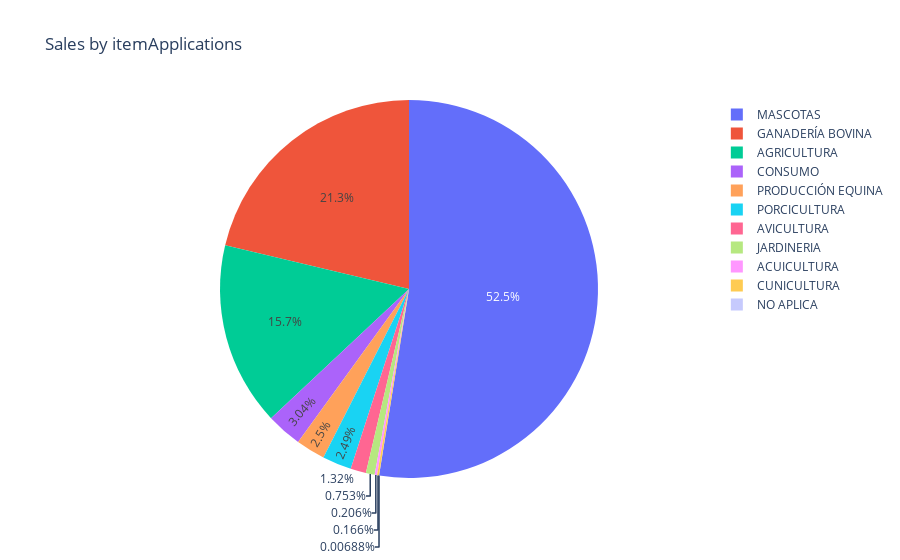

Source (notebook cell):
### Code cell
merge_ex_2_sum = merge_ex_2.groupby(by='itemApplications').sum().reset_index()
fig = px.pie(merge_ex_2_sum, values='value', names='itemApplications', title='Sales by itemApplications')
fig.show()

### Figure 1 — Plotly figure (JSON) as saved in the notebook; plotly's stock layout.template omitted (floating-point values rounded to 4 significant figures)
{"data": [{"domain": {"x": [0, 1], "y": [0, 1]}, "hovertemplate": "itemApplications=%{label}<br>value=%{value}<extra></extra>", "labels": ["ACUICULTURA", "AGRICULTURA", "AVICULTURA", "CONSUMO", "CUNICULTURA", "GANADERÍA BOVINA", "JARDINERIA", "MASCOTAS", "NO APLICA", "PORCICULTURA", "PRODUCCIÓN EQUINA"], "legendgroup": "", "name": "", "showlegend": true, "type": "pie", "values": [23158640, 1769125438, 149168288, 342891494, 18743578, 2396198492, 84803125, 5917680798, 775501, 280727141, 281462770]}], "layout": {"legend": {"tracegroupgap": 0}, "title": {"text": "Sales by itemApplications"}}}
